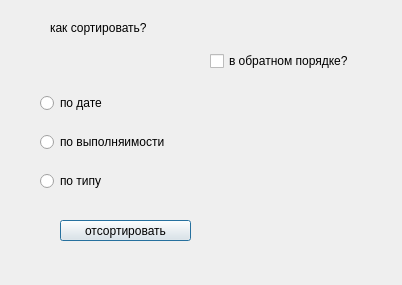
<?xml version="1.0" encoding="UTF-8"?>
<ui version="4.0">
 <class>SortDialog</class>
 <widget class="QDialog" name="SortDialog">
  <property name="geometry">
   <rect>
    <x>0</x>
    <y>0</y>
    <width>402</width>
    <height>285</height>
   </rect>
  </property>
  <property name="windowTitle">
   <string>Dialog</string>
  </property>
  <widget class="QLabel" name="label">
   <property name="geometry">
    <rect>
     <x>50</x>
     <y>20</y>
     <width>141</width>
     <height>16</height>
    </rect>
   </property>
   <property name="text">
    <string>как сортировать?</string>
   </property>
  </widget>
  <widget class="QCheckBox" name="checkBox">
   <property name="geometry">
    <rect>
     <x>210</x>
     <y>50</y>
     <width>181</width>
     <height>22</height>
    </rect>
   </property>
   <property name="text">
    <string>в обратном порядке?</string>
   </property>
  </widget>
  <widget class="QPushButton" name="closeButton">
   <property name="geometry">
    <rect>
     <x>60</x>
     <y>220</y>
     <width>131</width>
     <height>21</height>
    </rect>
   </property>
   <property name="text">
    <string>отсортировать</string>
   </property>
  </widget>
  <widget class="QWidget" name="">
   <property name="geometry">
    <rect>
     <x>40</x>
     <y>80</y>
     <width>180</width>
     <height>124</height>
    </rect>
   </property>
   <layout class="QGridLayout" name="gridLayout">
    <item row="1" column="0">
     <widget class="QRadioButton" name="doneRadio">
      <property name="text">
       <string>по выполняимости</string>
      </property>
     </widget>
    </item>
    <item row="2" column="0">
     <widget class="QRadioButton" name="typeRadio">
      <property name="text">
       <string>по типу</string>
      </property>
     </widget>
    </item>
    <item row="0" column="0">
     <widget class="QRadioButton" name="dateEndRadio">
      <property name="text">
       <string>по дате</string>
      </property>
     </widget>
    </item>
   </layout>
  </widget>
 </widget>
 <resources/>
 <connections/>
</ui>
